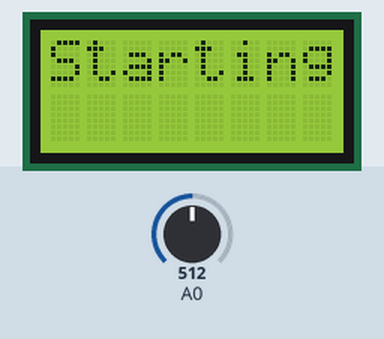
Bench run of a sketch on a simulated Arduino Uno, built with avr-gcc and run on an emulated ATmega328P. Shown: 8×2 character LCD. The test bench sets the inputs (shaded band); at power-on: A0 = 512. What the sketch prints to the serial monitor is not drawn.

Above: at 0.1 s.
At 3.1 s:
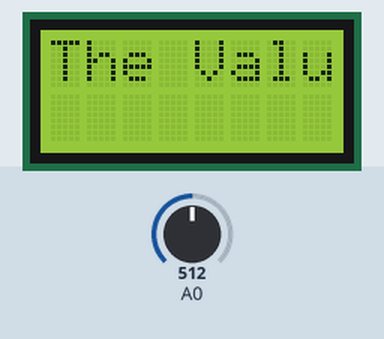

The sketch:

adc_with_pot.ino
```cpp
#include <LiquidCrystal.h>

LiquidCrystal lcd(12, 11, 5, 4, 3, 2);

int sensorValue;

void setup() {

Serial.begin(9600);
lcd.begin(8, 2);
lcd.setCursor(0, 0);
lcd.print("Starting...");
delay(3000);
}

void loop()
{
  sensorValue = analogRead(A0);
  lcd.clear();
  lcd.setCursor(0, 0);
  lcd.print("The Value:");
  lcd.setCursor(8, 1);
  lcd.print(sensorValue);
  Serial.print("The Value:");
  Serial.println(sensorValue);
  delay(250);
  }
```
